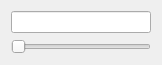
<?xml version="1.0" encoding="UTF-8"?>
<ui version="4.0">
 <class>NumbeSourceDataUi</class>
 <widget class="QWidget" name="NumbeSourceDataUi">
  <property name="geometry">
   <rect>
    <x>0</x>
    <y>0</y>
    <width>162</width>
    <height>64</height>
   </rect>
  </property>
  <property name="windowTitle">
   <string>Form</string>
  </property>
  <layout class="QGridLayout" name="gridLayout">
   <item row="0" column="0">
    <layout class="QVBoxLayout" name="verticalLayout">
     <item>
      <widget class="QLineEdit" name="lineEdit"/>
     </item>
     <item>
      <widget class="QSlider" name="timeSlider">
       <property name="minimum">
        <number>5</number>
       </property>
       <property name="maximum">
        <number>5555</number>
       </property>
       <property name="singleStep">
        <number>50</number>
       </property>
       <property name="orientation">
        <enum>Qt::Horizontal</enum>
       </property>
      </widget>
     </item>
    </layout>
   </item>
  </layout>
 </widget>
 <resources/>
 <connections/>
</ui>
